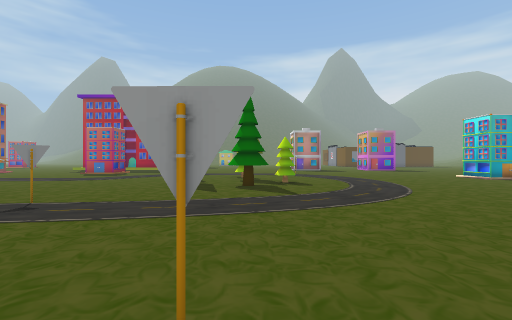
View 1 (above)

19 first-person views from a walk through a 3-D level made in the Unity game engine. The camera is 1.5 m above the floor, looks level and sees 90° across. The floor is counted in squares, 2 m on a side. Each view is taken from the middle of a square. On the plan, view 1 faces up. The plan holds only what a view shows up to about 9 squares ahead; the rest is blank. The place goes on beyond the plan. The player is left out. Some animated figures are not drawn.

View 2
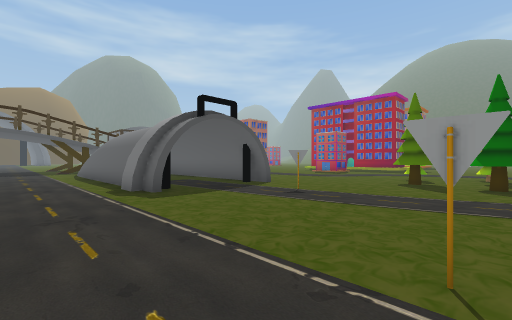

View 3
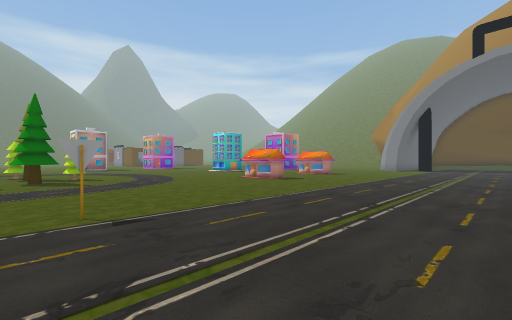

View 4
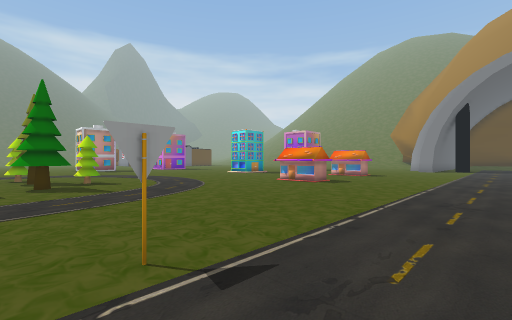

View 5
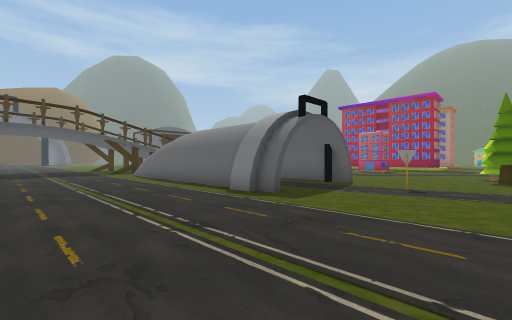

View 6
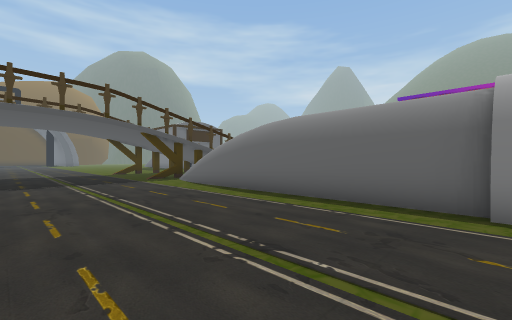

View 7
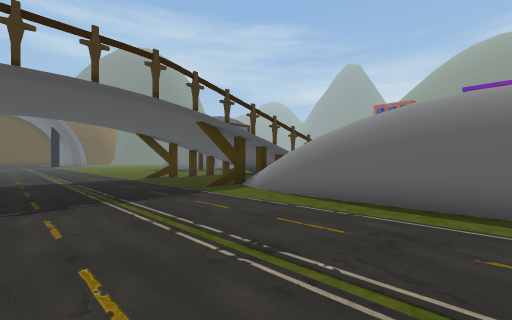

View 8
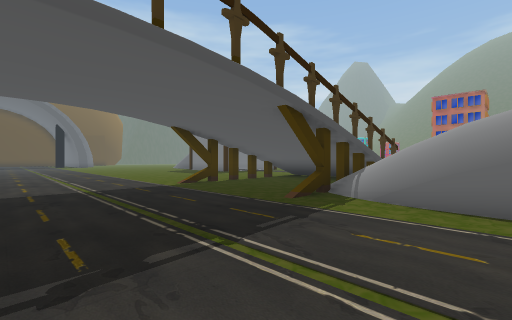

View 9
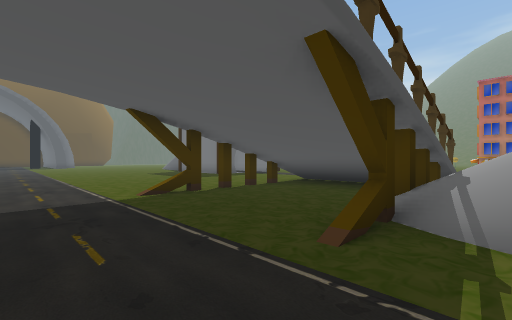

View 10
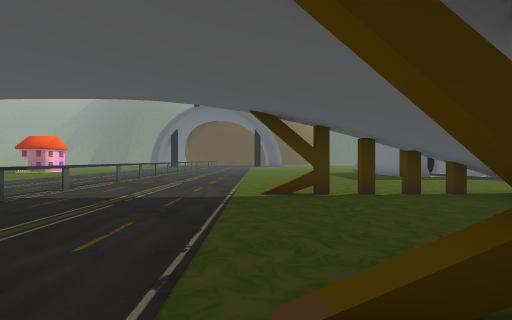

View 11
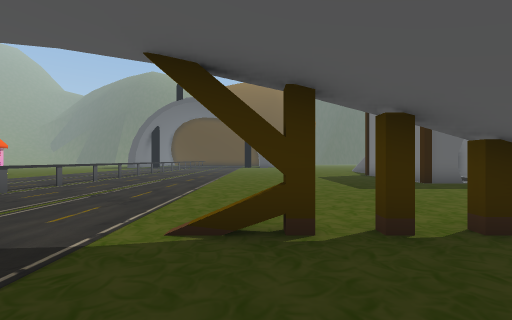

View 12
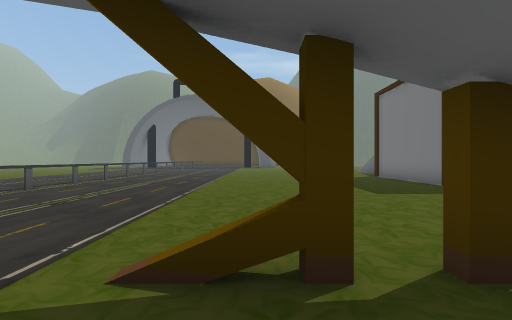

View 13
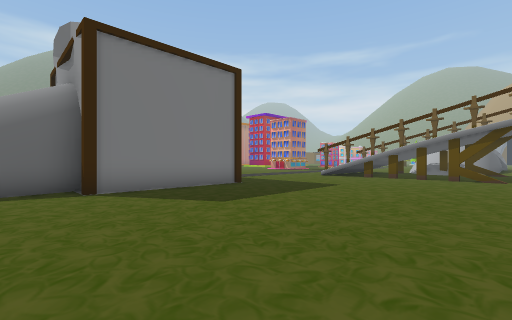

View 14
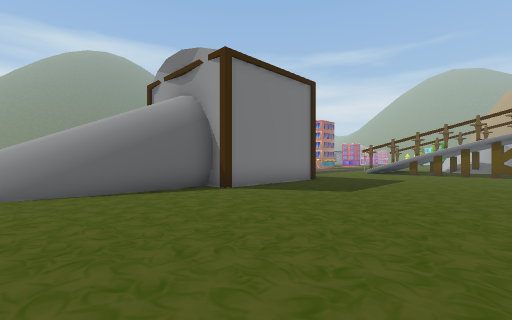

View 15
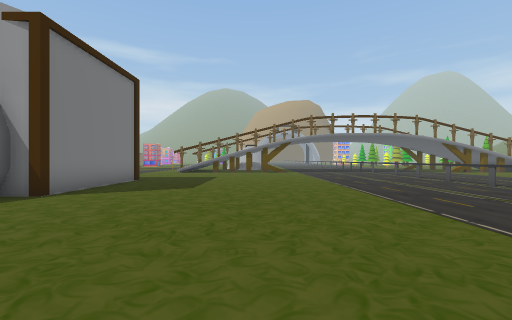

View 16
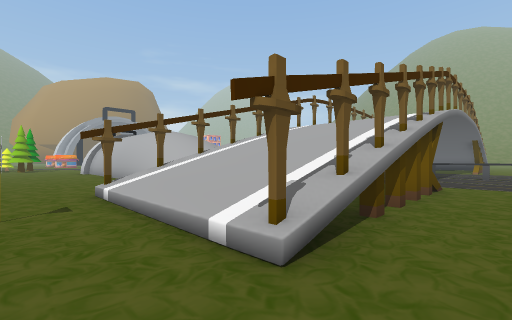

View 17
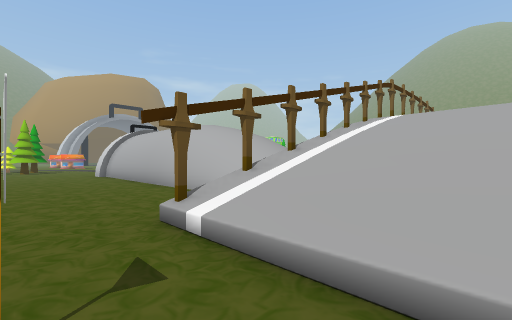

View 18
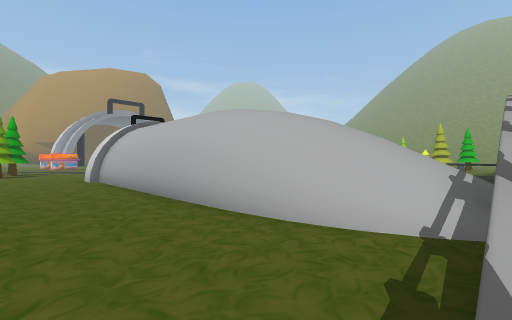

View 19
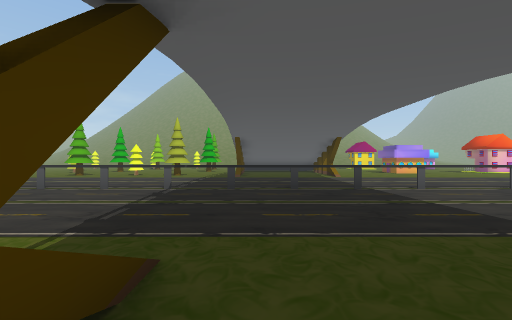

### Floor plan
Key: @ floor where view 1 was taken; # wall or solid block; x gap in a wall; . floor; / step, stairs or slope; = window, fence, low wall or low ledge; v drop or lower ground; T tree; S sign; H house; I thing the floor can be seen under or through.
Columns run from 37 left of view 1 to 10 right of it. Each row starts with its distance up from view 1.
  9  /////#     ......S..................TT.......
  8  ./#v#####.........................TTT........
  7  ..............#/////................T.......
  6  ..............v////x.......................
  5  ..............#////#=##########............H
  4  ...................=/        ...S..........H
  3 ....................//       .................
  2  ..............#....#v=#########...............
  1   ...................................S..........
  0    ..................................@..........
 -1     ............................................
 -2      ...........................................
 -3       ..........................................
 -4        IIIIIIIIIIIIIIIIIII
 -5         ...................
 -6         ...................
 -7             ..

Positions as (right, up) in squares from view 1, and headings:
1: (0, 0), facing up
2: (0, -1), facing up-left
3: (-1, -3), facing up-right
4: (-1, -1), facing up-right
5: (-2, -3), facing up-left
6: (-7, -3), facing up-left
7: (-11, -3), facing up-left
8: (-14, -3), facing up-left
9: (-16, -1), facing up-left
10: (-16, 1), facing left
11: (-19, 2), facing left
12: (-20, 2), facing left
13: (-33, 1), facing up-right
14: (-36, 2), facing up-right
15: (-37, 3), facing right
16: (-23, 9), facing down-right
17: (-20, 9), facing down-right
18: (-17, 8), facing down-right
19: (-18, 3), facing down
